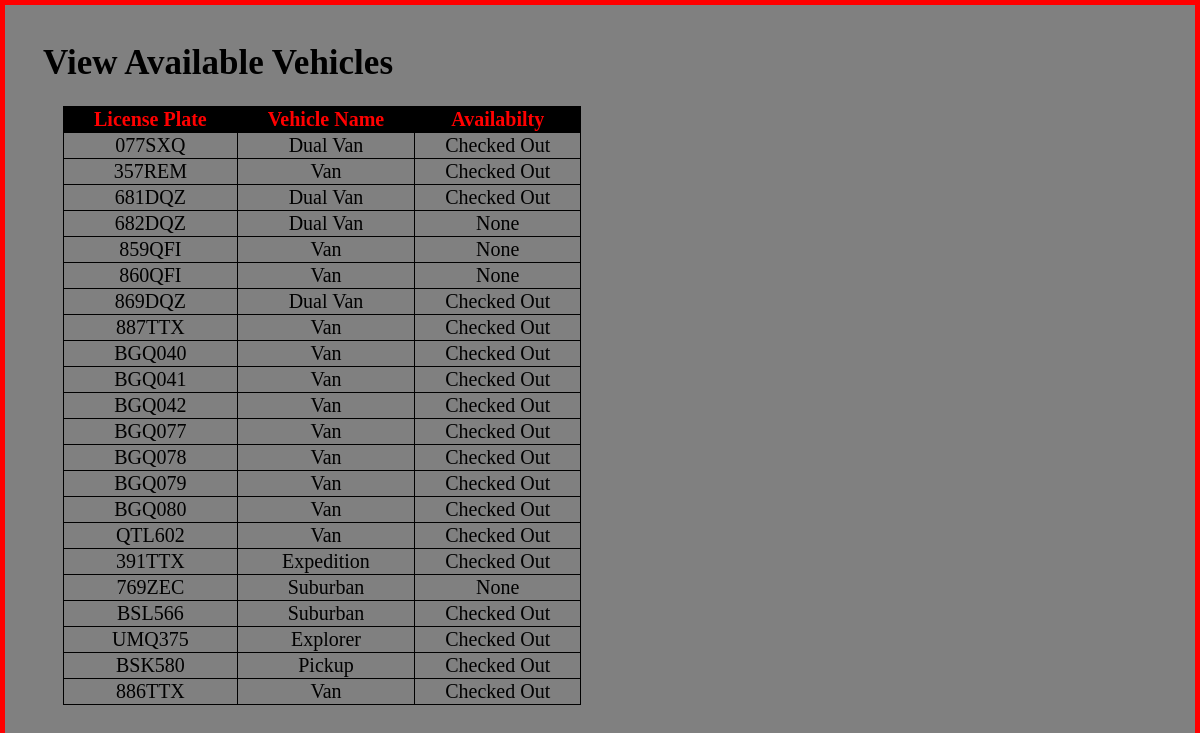
/view_available (signed in), run on the app's committed database.
### app.py (models this page shows)
class Available(UserMixin, db.Model):
    License_Plate = db.Column(db.String,primary_key=True)
    Vehicle_Name = db.Column(db.String(40),nullable=False)
    availability = db.Column(db.String(10),nullable=False)

### app.py (the view)
@app.route('/view_available')
@login_required
def viewAvailable():
    available = Available.query.all()
    return render_template('view_available.html', available = available)

### app.py (called while the page is built)
@login_manager.user_loader
def load_user(uid):
    return User.query.get(uid)

### templates/view_available.html (shortened to what this page needs)
{% extends "base.html" %}
{% block content %}
<h1>View Available Vehicles<h1>
								<table>
												<th>License Plate</th>
												<th>Vehicle Name</th>
												<th>Availabilty</th>
												{% for available in available %}
												<tr>
																<td>{{ available.License_Plate }}</td>
																<td>{{ available.Vehicle_Name }}</td>
																<td>{{ available.availability }}</td>
												</tr>
												{% endfor %}
								</table>
								{% endblock %}

### static/style.css (style rules this page uses)
html { background-color:grey; border: thick solid red; padding: 30px; background-image: url('/static/sky.jpg'); }
table { margin-left: 20px; margin-right: 20px; border: thin solid black; border-collapse: collapse; }
td, th { border: thin solid black; padding-left: 30px; padding-right: 30px; font-style: times new roman, serif; text-align: center; font-size: 20px; }
th { background-color: black; color: red; }
td { text-align: center; }
h1 { font-style: bold, times new roman, serif; font-size: 35px; }

### data on the page
Available: License_Plate "077SXQ", Vehicle_Name "Dual Van", availability "Checked Out"
Available: License_Plate "357REM", Vehicle_Name "Van", availability "Checked Out"
Available: License_Plate "681DQZ", Vehicle_Name "Dual Van", availability "Checked Out"
Available: License_Plate "682DQZ", Vehicle_Name "Dual Van", availability "None"
Available: License_Plate "859QFI", Vehicle_Name "Van", availability "None"
Available: License_Plate "860QFI", Vehicle_Name "Van", availability "None"
Available: License_Plate "869DQZ", Vehicle_Name "Dual Van", availability "Checked Out"
Available: License_Plate "887TTX", Vehicle_Name "Van", availability "Checked Out"
Available: License_Plate "BGQ040", Vehicle_Name "Van", availability "Checked Out"
Available: License_Plate "BGQ041", Vehicle_Name "Van", availability "Checked Out"
Available: License_Plate "BGQ042", Vehicle_Name "Van", availability "Checked Out"
Available: License_Plate "BGQ077", Vehicle_Name "Van", availability "Checked Out"
Available: License_Plate "BGQ078", Vehicle_Name "Van", availability "Checked Out"
Available: License_Plate "BGQ079", Vehicle_Name "Van", availability "Checked Out"
Available: License_Plate "BGQ080", Vehicle_Name "Van", availability "Checked Out"
Available: License_Plate "QTL602", Vehicle_Name "Van", availability "Checked Out"
Available: License_Plate "391TTX", Vehicle_Name "Expedition", availability "Checked Out"
Available: License_Plate "769ZEC", Vehicle_Name "Suburban", availability "None"
Available: License_Plate "BSL566", Vehicle_Name "Suburban", availability "Checked Out"
Available: License_Plate "UMQ375", Vehicle_Name "Explorer", availability "Checked Out"
Available: License_Plate "BSK580", Vehicle_Name "Pickup", availability "Checked Out"
Available: License_Plate "886TTX", Vehicle_Name "Van", availability "Checked Out"
